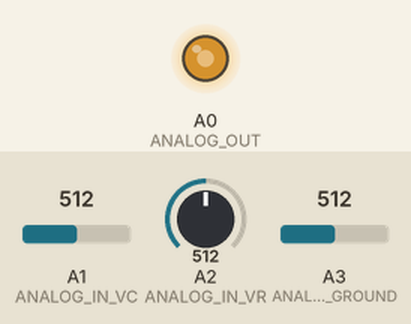
This sketch was run on a simulated Arduino Zero (SAMD21). Shown: output pins drawn as LEDs (lit = HIGH). Inputs (shaded band) come from the test bench; at power-on: A1 (ANALOG_IN_VC) = 512, A2 (ANALOG_IN_VR) = 512, A3 (ANALOG_IN_GROUND) = 512 (analog values on the 0–1023 scale). What the sketch prints to the serial monitor is not drawn.

Above: at 5.05 s.
At 7.4 s:
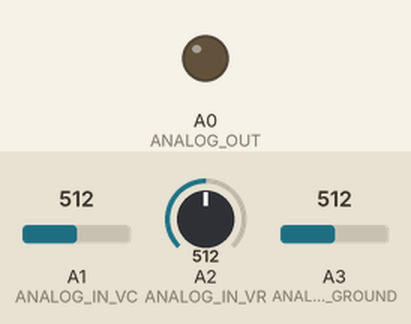
Timing chart, 0 to 10.5 s (numbered marks = the images above):
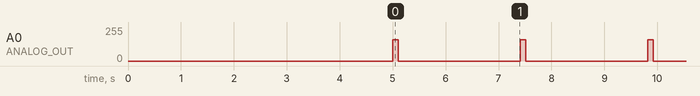

Measured:
- by itself, A0 (ANALOG_OUT): ramps from 0/255 to 167/255 and jumps back, once every 2.4 s

The sketch:

2021_07_20_Rth_vs_I.ino
```cpp
// changing current and plotting against rth
// old resistor 98.4 ohms. placed in ad2 box
// new resistor .9838 ohms
//

// mosfet is pretty hot, might want to lessen the time that data is being taken for

// 2021.july.21 - AGENDA:
// * lessen the time it takes to generate resistance vs current plot - done july.21
// * control heat of mosfet - done july.21
// * only read from resistor if a certain voltage is going through it - done july.21
// analogWrite(ANALOG_OUT, 580) - .0038 current across resistor?
// try to keep power of mosfet below one watt. if want to reduce heating, might need to lower duty cycle/averaging time
// if voltage across the resistor is too low, the xiao can't get accurate measurements (+-1 mV)

// steady voltage measurements
// 560, fluctuating a lot. around 1.7 mV
// 580, 3mV. still decent fluctuation
// 600, 6.1-6.2mV. still fluctuation
// 620, 12.7mV, still fluctuation.. around .2Rth - .4 rth? for function gen
// 640, 26.6 mV, less fluctation, around .15 rTh

// pulsing
// 640, ~27mV across resistor, ~44 Rth
// 620, ~14mV across resistor, ~44 Rth
// 600, 7mV across resistor, ~44 Rth.... weird
// 580, 3mV across resistor, fluctuating 44-46Rth
// 560, 1.6mV across resistor, 44-50 Rth
// i guess i just start at 600.

// Note about IRFZ34N // SWAPPED FOR IRL520N
// pretty sure i screwed the mosfet up by overheating it, it doesn't produce right results anymore
// tested against working code (used several times before) and didn't get same results. then switched out mosfet and got results i was expecting.
// now using IRL520N says min gate threshold 1V - 2V but doesn't seem to be the case
// 500, around .02mV across resistor
// 550, around .06mV
// 600, around 1mV
// 650, around 5 mV
// 1010, 62mA of current, 62mV. around 51.3 ohms Rth for fun gen


// 2021.July.22
// AGENDA:
// * test more devices with program to see their Rth vs I curves. - still in progress
// * check current curves with prof bogatin - checked. going to try plotting the current/resistance of 9V supply with .2ohm resistor. need to keep duty cycle low to stop mosfet heating.
// * ^ do above in excel
// * test sonal 555 timer
// * see if can plot value of current on x axis - print to serial monitor, put into csv
// *


// 2021.July.25
// AGENDA:
// * Test 9V Supply (Rth vs I) - done
// * Plot in excel - done
// * i think the .2ohm i have is around .195ohms? will try that value - done
// currently on for 96000, off for 2304000 (this is a 4% duty cycle. going to try 12V supplies now

// 2021.July.27
// AGENDA:
// * Plot voltage on graph as well - done
// * Build transistor follower (5v into base of transistor, 1k ohms at emitter, read output from the emitter)
// * need to get transistor, dunno where they are. done - in breadboard
// * test more power supplies


// 2021.July.28
// AGENDA:
// * test more power supplies
// * take pictures
// * organize presentation slides a bit

#define ANALOG_OUT A0
#define ANALOG_IN_VC A1
#define ANALOG_IN_VR A2
#define ANALOG_IN_GROUND A3

float Vdiff; // voltage between unloaded and loaded
float Vunloaded; // voltage of device under test when the current through the base/gate is 0
float Vloaded;  // voltage of device under test when current through base/gate is non 0
float Vr;  // voltage of sense resistor
float Vground; // ground voltage value in the breadboard
float sum = 0.0;
float VR_average; // average of VR values
float counter;
float counter2;
float SumVload;
float average_Vload;
float Vunload_sum;
float average_Vunload;
float Vtemp;
float I;
float R_th;
float tempLoad, tempUnload;
int dataPoints;
int dutyCycle;
int printCount = 0;
int vOut;
//float Rsens = .9838;
float Rsens = .195; // using this for .2ohm resistor to pull more current
int cycler = 0;

void setup() {
  // put your setup code here, to run once:
  analogWriteResolution(10); //
  analogReadResolution(12);
  //SerialUSB.begin(9600); // sets the baud rate coming in
  dataPoints = 0;
  sum = 0;
  SumVload = 0.0;
  Vunload_sum = 0.0;
  counter = 0.0; counter2 = 0.0;
  vOut = 645; // 2V is minimum to turn mosfet on, this is 2V
  delay(5000);

}

void loop() {
  analogWrite(ANALOG_OUT, 0);
  //analogWrite(ANALOG_OUT, 0);
  // 6 POWER LINE CYCLES, 16MS. with the read function being called 3 times, and 368 data points, that's 16ms. so we're doing 96ms
  delay(1);

  long iTimeOn_usec, iTimeOff_usec;
  float executionTimeOn_usec, executionTimeOff_usec;
  //for (int i = 0; i < 2; i++) {

    // timing the on time
    //analogWrite(ANALOG_OUT, 1000);
    analogWrite(ANALOG_OUT, vOut);
    delay(4);

    iTimeOn_usec = micros();
    while (micros() < 96000 + iTimeOn_usec) { // on for 96ms. temporarily trying about 192ms (about .2s)

      // read the voltage coming in from the input pins
      Vr = analogRead(ANALOG_IN_VR) * 3.3 / 4096.0;
      Vground = analogRead(ANALOG_IN_GROUND) * 3.3 / 4096.0;
      Vloaded = analogRead(ANALOG_IN_VC) * 5.766629 * 3.3 / 4096.0;

      // voltage across sense resistor
      // the reason why the difference is being taken here is because
      // the ground on the output pin isn't actually 0, so the difference has to be removed (the voffset)
      float Vdiff = Vr - Vground;


      // averaging all the voltages measured across the sense resistor and Vc (collector voltage into transistor) from the device under test
      sum += Vdiff;
      counter = counter + 1.0;
      SumVload += Vloaded;
      dataPoints++;

    }
    executionTimeOn_usec = (micros() - iTimeOn_usec);


    analogWrite(ANALOG_OUT, 0);
    // calculate the unloaded voltage
    //analogWrite(ANALOG_OUT, 0);
    delay(4);

    iTimeOff_usec = micros();
    while (micros() < 2304000 + iTimeOff_usec) { // off for 96ms. trying off for 1.7 seconds
      Vunloaded = analogRead(ANALOG_IN_VC) * 5.766629 * 3.3 / 4096.0;
      counter2 = counter2 + 1.0;
      Vunload_sum += Vunloaded;

    }
    executionTimeOff_usec = (micros() - iTimeOff_usec);

  //}

  /*
  if (vOut < 1000 && (cycler % 2 == 0)) {
    vOut = vOut + 2;
    if(vOut >= 1000){
      cycler++;
    }
  }
  if(vOut > 650 && (cycler % 2 == 1)){
    vOut = vOut - 2;
    if(vOut <= 650){
      cycler++;
    }
  } */


  if(vOut < 1000 && cycler != 1){
    vOut = vOut + 2;
  }
  if(vOut > 1000){
    cycler = 1;
    vOut = 0; // turning off all voltage from the dac
  }

  VR_average = (float)sum / (counter + 1);
  average_Vload = (float)SumVload / (counter + 1);
  sum = VR_average;
  SumVload = average_Vload;
  counter = 1;

  average_Vunload = (float)Vunload_sum / (counter2 + 1);
  Vunload_sum = average_Vunload;
  counter2 = 1;


  // calculate the difference in voltage between DUT and Vc (voltage measured from collector)
  Vtemp = average_Vunload - average_Vload;

  // calculate the current
  I = (float)VR_average / Rsens; // using a 100 ohm resistor, but it's actually 98.4 ohms

  // calculate the value for RTH
  R_th = (float)Vtemp / I;
  //}


  // plotting r vs I in serial monitor to see in sheets
  if(vOut < 1000 && cycler != 1){
    SerialUSB.print(I, 5);
    SerialUSB.print(",");
    SerialUSB.print(R_th);
    SerialUSB.print(",");
    SerialUSB.println(average_Vload);
  }
  if(vOut == 0 && cycler == 1){
    SerialUSB.println("EXIT");
  }

  /*
  // print all the values
  SerialUSB.println(executionTimeOn_usec, 3);
  SerialUSB.println(executionTimeOff_usec, 3);
  SerialUSB.print("This is the voltage diff between loaded and unloaded: ");
  SerialUSB.println(Vtemp, 4);
  SerialUSB.print("This is the loaded voltage: ");
  SerialUSB.println(average_Vload, 4);
  SerialUSB.print("This is the unloaded voltage: ");
  SerialUSB.println(average_Vunload, 4);
  SerialUSB.print("This is the current: ");
  SerialUSB.println(I, 4);
  SerialUSB.print("This is RTH: ");
  SerialUSB.println(R_th);
  SerialUSB.print("voltage across the resistor?: ");
  SerialUSB.println(VR_average, 4);
  SerialUSB.println(" ");
  SerialUSB.println(" ");

  delay(2); */

}
```
